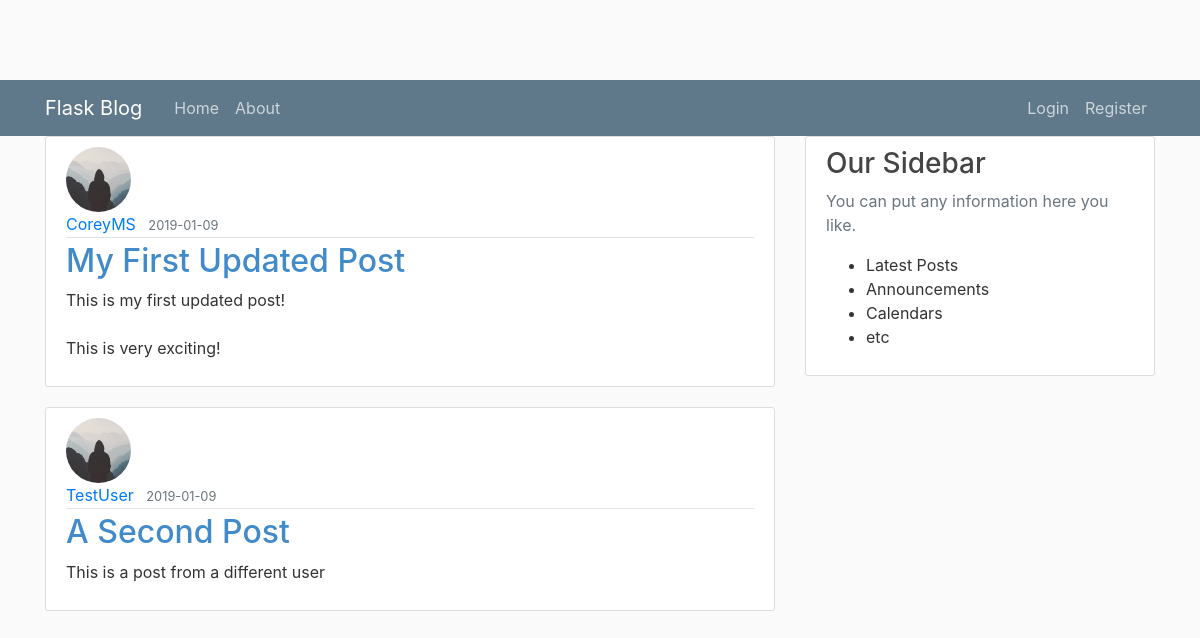
The page /home on the database its author committed.
### flaskblog/models.py (models this page shows, shortened)
class Post(db.Model):
    id = db.Column(db.Integer, primary_key=True)
    title = db.Column(db.String(100), nullable=False)
    date_posted = db.Column(db.DateTime, nullable=False, default=datetime.utcnow())
    content = db.Column(db.Text, nullable=False)
    user_id = db.Column(db.Integer, db.ForeignKey('user.id'), nullable=False)

class User(db.Model, UserMixin):
    id = db.Column(db.Integer, primary_key=True)
    username = db.Column(db.String(20), unique=True, nullable=False)
    email = db.Column(db.String(120), unique=True, nullable=False)
    image_file = db.Column(db.String(20), nullable=False, default='default.jpg')
    password = db.Column(db.String(60), nullable=False)
    posts = db.relationship('Post', backref='author', lazy=True)

### flaskblog/routes.py (the view)
@app.route("/")
@app.route("/home")
def home():
    posts = Post.query.all()
    return render_template('home.html', posts=posts)

### flaskblog/templates/home.html
{% extends "layout.html" %}
{% block content %}
    {% for post in posts %}
    <article class="me dia content-section">
        <img class="rounded-circle article-img" src="{{ url_for('static', filename='profile_pics/' + post.author.image_file) }}">
        <div class="media-body">
            <div class="article-metadata">
                <a class="mr-2" href="#">{{ post.author.username }}</a>
                <small class="text-muted">{{ post.date_posted.strftime('%Y-%m-%d') }}</small>
            </div>
            <h2><a class="article-title" href="{{url_for('post', post_id=post.id)}}">{{ post.title }}</a></h2>
            <p class="article-content">{{ post.content }}</p>
        </div>
    </article>
    {% endfor %}
{% endblock content %}

### flaskblog/templates/layout.html (shortened to what this page needs)
<!DOCTYPE html>
<html>
<head>
    <link rel="stylesheet" href="https://stackpath.bootstrapcdn.com/bootstrap/4.2.1/css/bootstrap.min.css">
        <link rel="stylesheet" type="text/css" href="{{ url_for('static', filename='main.css') }}">
</head>
<body>
    <header class="site-header">
        <nav class="navbar navbar-expand-md navbar-dark bg-steel fixed top">
            <div class="container">
                <a class="navbar-brand mr-4" href="/">Flask Blog</a>
                <div class="collapse navbar-collapse" id="navbarToggle">
                    <div class="navbar-nav mr-auto">
                        <a class="nav-item nav-link" href="{{ url_for('home')}}">Home</a>
                        <a class="nav-item nav-link" href="{{ url_for('about')}}">About</a>
                    </div>
                    <div class="navbar-nav">
                        {% if current_user.is_authenticated %}
                        <a class="nav-item nav-link" href="{{ url_for('new_post')}}">New Post</a>
                            <a class="nav-item nav-link" href="{{ url_for('account')}}">Account</a>
                            <a class="nav-item nav-link" href="{{ url_for('logout')}}">Logout</a>
                        {% else %}
                            <a class="nav-item nav-link" href="{{ url_for('login')}}">Login</a>
                            <a class="nav-item nav-link" href="{{ url_for('register')}}">Register</a>
                        {% endif %}
                    </div>
                </div>
            </div>
        </nav>
    </header>
    <main role="main" class="container">
        <div class="row">
            <div class="col-md-8">
                {% block content %}{% endblock %}
            </div>
            <div class="col-md-4">
                <div class="content-section">
                    <h3>Our Sidebar</h3>
                    <p class='text-muted'>You can put any information here you like.
                        <ul>
                            <li>Latest Posts</li>
                            <li>Announcements</li>
                            <li>Calendars</li>
                            <li>etc</li>
                        </ul>
                    </p>
                </div>
            </div>
        </div>
    </main>
</body>
</html>

### flaskblog/static/main.css (style rules this page uses)
body { background: #fafafa; color: #333333; margin-top: 5rem; }
h1, h2, h3, h4, h5, h6 { color: #444444; }
.bg-steel { background-color: #5f788a; }
.site-header .navbar-nav .nav-link { color: #cbd5db; }
.content-section { background: #ffffff; padding: 10px 20px; border: 1px solid #dddddd; border-radius: 3px; margin-bottom: 20px; }
.article-title { color: #444444; }
a.article-title { color: #428bca; text-decoration: none; }
.article-content { white-space: pre-line; }
.article-img { height: 65px; width: 65px; margin-right: 16px; }
.article-metadata { padding-bottom: 1px; margin-bottom: 4px; border-bottom: 1px solid #e3e3e3 }

### rows shown on the page
Post: image_file (placeholder picture), author.username "CoreyMS", date_posted "2019-01-09", title "My First Updated Post", content "This is my first updated post! This is very exciting!"
Post: image_file (placeholder picture), author.username "TestUser", date_posted "2019-01-09", title "A Second Post", content "This is a post from a different user"
